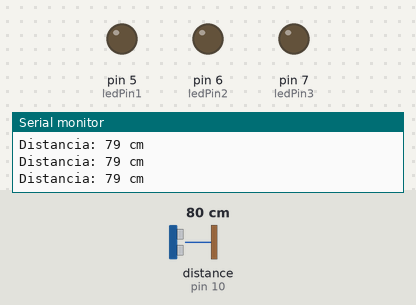
Simulated run of this sketch. Board: Arduino Uno, built with avr-gcc and run on an emulated ATmega328P. Parts: output pins drawn as LEDs (lit = HIGH), the last lines printed to the serial monitor. Wiring (inferred from the names in the program): ultrasonic range finder: trigger pin 9; echo pin 10. The test bench sets the inputs (shaded band); at power-on: distance to the obstacle (sensor on pin 10) 80 cm. The echo pulse lasts 58.3 µs per cm; pins used as bus, display or sensor lines are not drawn.

Above: at 1.3 s.
1.4 s: distance to the obstacle (sensor on pin 10) set to 17 cm
2.9 s: distance to the obstacle (sensor on pin 10) set to 14 cm
At 4.2 s:
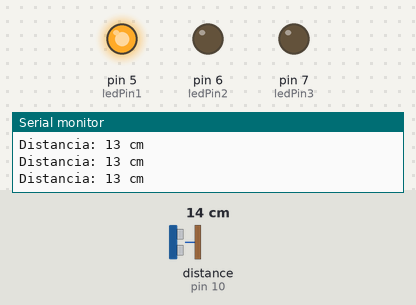
4.5 s: distance to the obstacle (sensor on pin 10) set to 12 cm
6.0 s: distance to the obstacle (sensor on pin 10) set to 9 cm
At 6.8 s:
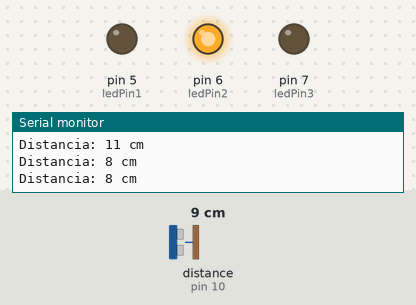
7.5 s: distance to the obstacle (sensor on pin 10) set to 2 cm
At 8.1 s:
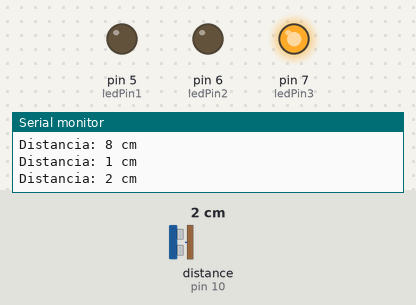
9.0 s: distance to the obstacle (sensor on pin 10) set to 18 cm
At 9.4 s:
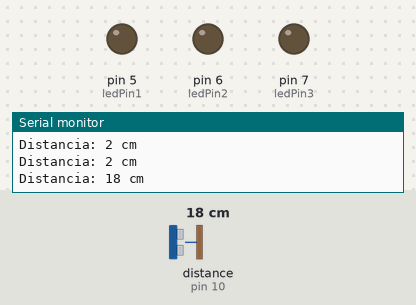
Timing chart, 0 to 11.5 s (numbered marks = the images above; inputs shaded):
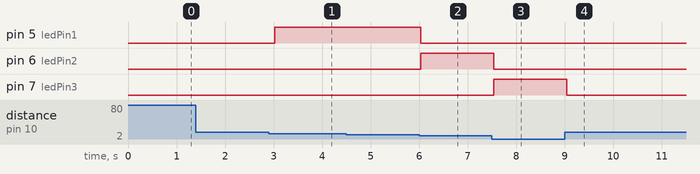

The sketch:

sensorultrasonico.ino
```cpp
const int trigPin = 9; // Pin del sensor para enviar señal de ultrasonido
const int echoPin = 10; // Pin del sensor para recibir la señal de eco
const int ledPin1 = 5; // Pin del LED para 15cm
const int ledPin2 = 6; // Pin del LED para 10cm
const int ledPin3 = 7; // Pin del LED para 5cm

void setup() {
  pinMode(trigPin, OUTPUT); // configurar el pin del trig como salida
  pinMode(echoPin, INPUT); // configurar el pin del echo como entrada
  pinMode(ledPin1, OUTPUT); // configurar el pin del LED para 15cm como salida
  pinMode(ledPin2, OUTPUT); // configurar el pin del LED para 10cm como salida
  pinMode(ledPin3, OUTPUT); // configurar el pin del LED para 5cm como salida
  Serial.begin(9600); // iniciar la comunicación serial a 9600 baudios
}

void loop() {
long duration, distance;
  digitalWrite(trigPin, LOW); // enviar una señal baja al pin del trig
  delayMicroseconds(2);
  digitalWrite(trigPin, HIGH); // enviar una señal alta al pin del trig durante 10 microsegundos
  delayMicroseconds(10);
  digitalWrite(trigPin, LOW);
  duration = pulseIn(echoPin, HIGH); // leer la duración de la señal de eco
  distance = (duration / 2) / 29.1; // calcular la distancia en centímetros
  Serial.print("Distancia: ");
  Serial.print(distance);
  Serial.println(" cm");
  if (distance < 5) { // si la distancia es menor a 5 centímetros, encender el LED para 5cm
    digitalWrite(ledPin3, HIGH);
    digitalWrite(ledPin2, LOW);
    digitalWrite(ledPin1, LOW);
  } else if (distance < 10) { // si la distancia es menor a 10 centímetros, encender el LED para 10cm
    digitalWrite(ledPin2, HIGH);
    digitalWrite(ledPin3, LOW);
    digitalWrite(ledPin1, LOW);
  } else if (distance < 15) { // si la distancia es menor a 15 centímetros, encender el LED para 15cm
    digitalWrite(ledPin1, HIGH);
    digitalWrite(ledPin2, LOW);
    digitalWrite(ledPin3, LOW);
  } else { // de lo contrario, apagar todos los LEDs
    digitalWrite(ledPin1, LOW);
    digitalWrite(ledPin2, LOW);
    digitalWrite(ledPin3, LOW);
  }
  delay(500); // esperar 500 milisegundos antes de volver a medir la distancia
  }
```

Measured:
- the behaviour switches between 16 and 15 cm on distance to the obstacle (sensor on pin 10) (found by bisection; images 0 and 1)
- the behaviour switches between 11 and 10 cm on distance to the obstacle (sensor on pin 10) (found by bisection; images 1 and 2)
- after the input at 2.9 s, pin 5 (ledPin1): LOW → HIGH after 0.12 s
- after the input at 6.0 s, pin 5 (ledPin1): HIGH → LOW at once; pin 6 (ledPin2): LOW → HIGH at once
- after the input at 7.5 s, pin 6 (ledPin2): HIGH → LOW at once; pin 7 (ledPin3): LOW → HIGH at once
- after the input at 9.0 s, pin 7 (ledPin3): HIGH → LOW at once
